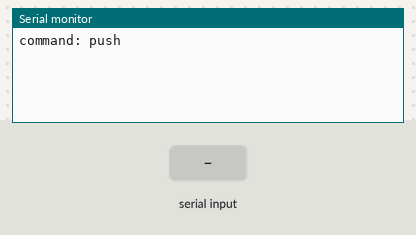
Recording of a sketch running on a simulated Arduino Uno, built with avr-gcc and run on an emulated ATmega328P. Shown: the last lines printed to the serial monitor. Inputs (shaded band) come from the test bench.

Above: at 1.2 s.
1.3 s: "push" received over Serial
At 2.9 s:
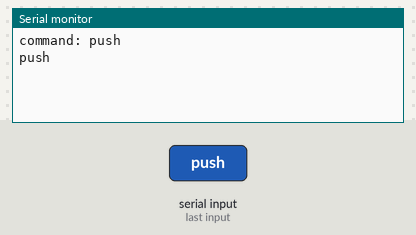
3.9 s: "1" received over Serial
At 5.3 s:
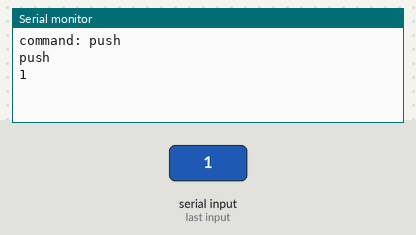

Measured:
- after the input at 1.3 s, the serial monitor: prints a new line after 1.2 s (image 1)
- after the input at 3.9 s, the serial monitor: prints a new line after 1.0 s (image 2)

The sketch:

MountInspector.ino
```cpp
void setup() {
  Serial.begin(9600);
  Serial.println("command: push");
}

void loop() {

  if ( Serial.available() ) {
    ///char keyc = Serial.read();
    //Serial.write( keyc );
    //if (keyc == 'a') pushButton(22);

    String key = Serial.readString();
    if (key == "push") pushButton(22);
    Serial.println(key);
  }
}

void pushButton(int pin)
{
  digitalWrite(pin, HIGH);
  delay(150);
  digitalWrite(pin, LOW);
}

/*
#include <SPI.h>
#include <EthernetENC.h>

boolean skip = false;
boolean catchGET = false;

int oPin = 9;

byte ip [] = {192, 168, 1, 50};
byte mac[] = {0xFE, 0xDC, 0xBA, 0x98, 0x76, 0x54};

EthernetServer server = EthernetServer(80);

void setup() {
  pinMode(oPin, OUTPUT);
  digitalWrite(oPin, LOW);
  Ethernet.begin(mac, ip);
  Serial.begin(9600);
  Serial.println(Ethernet.localIP());
  server.begin();
}

void loop() {
  EthernetClient client = server.available();

  if (client) {
    while (client.connected()) {

      if (client.available()) {
        char c = client.read();
        Serial.write(c);

        if (!skip && catchGET) {
          switch (c) {
            case '1' : digitalWrite(oPin, HIGH); break;
            case '0' : digitalWrite(oPin, LOW);  break;
            default  : continue;
          }
          skip = true;
        }

        if (c == '?') catchGET = true;

      }else{

        returnHTML(client);
        break;

      }
    }
  }

  skip = false;
  catchGET = false;
  client.stop();
}

void returnHTML(EthernetClient client) {

  //---HTTP HEADER---
  client.println("HTTP/1.1 200 OK");
  client.println("Content-Type: text/html");
  client.println();

  //---HTML DOC------
  client.println("<!DOCTYPE HTML>");
  client.println("<html>");
  client.println("<head>");
  client.println("<meta name=viewport content=\"width=80px, initial-scale=4, maximum-scale=4, user-scalable=no\" />");
  client.println("<title>A Remote</title>");
  client.println("</head>");
  client.println("<body style=\"color:rgb(205,205,205);background-color:rgb(96,96,96);text-align:center;\">");
  client.println("Remote<br />");
  client.println("<form method=GET>");
  client.println("<input type=submit name=1 value=ON /><br />");
  client.println("<input type=submit name=0 value=OFF />");
  client.println("</form>");
  client.println("</body>");
  client.println("</html>");

}
*/
```
